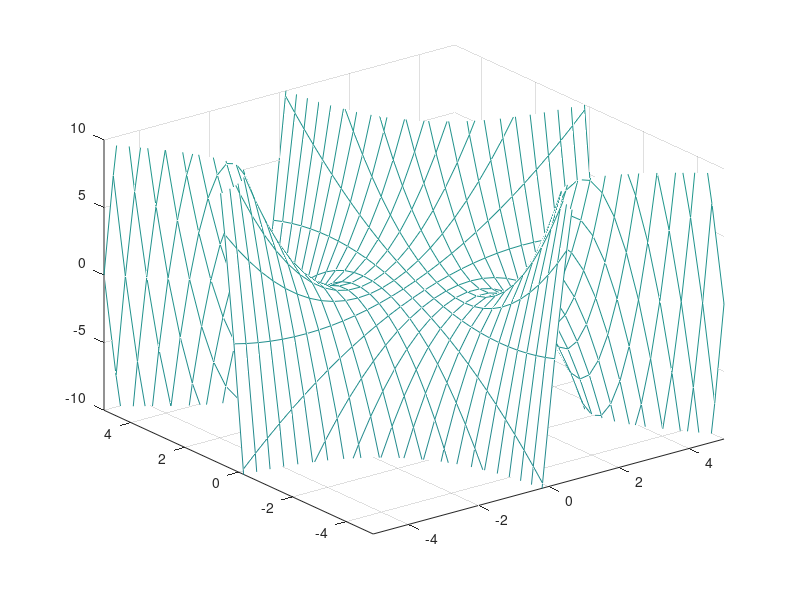

Write the MATLAB code that produced this figure.
% surface.m

% define the domain
x = linspace(-5, 5, 30);
y = linspace(-5, 5, 30);
[X Y]= meshgrid(x,y);

Z = (1 + X.*Y).*(X+Y)

% plot the surface
%surf(X,Y,Z);
mesh(X,Y,Z);

axis([-5 5 -5 5 -10 10]);